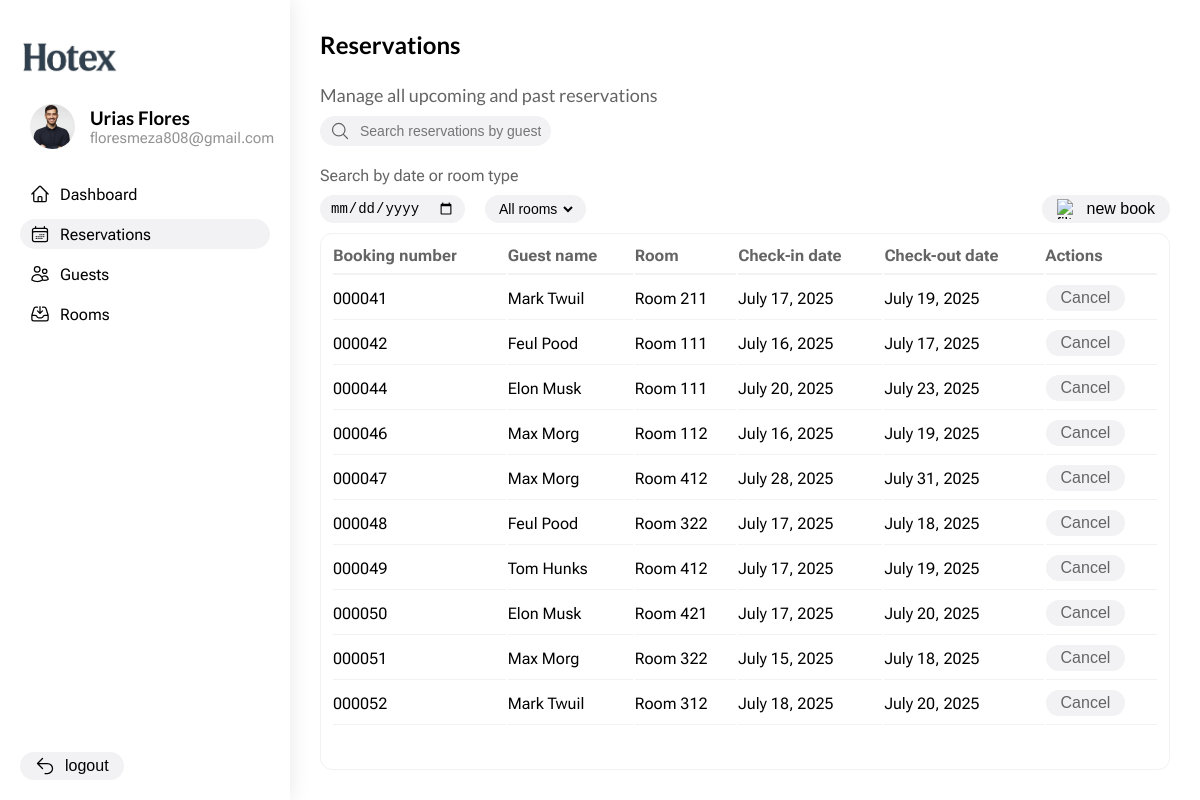
The app's page /reservations/ (signed in) with its own data.
### hotex_app/models.py (models this page shows, shortened)
class Reservation(models.Model):
  id = models.AutoField(primary_key=True)
  guest = models.ForeignKey(Guest, on_delete=models.CASCADE)
  room = models.ForeignKey(Room, on_delete=models.CASCADE)
  check_in = models.DateField()
  check_out = models.DateField()

class Guest(models.Model):
  objects = models.Manager()
  id = models.AutoField(primary_key=True)
  name = models.CharField(max_length=120)
  email = models.EmailField()
  phone = models.CharField(max_length=11)
  preference = models.TextField()

class Room(models.Model):
  objects = models.Manager()
  id = models.AutoField(primary_key=True)
  number = models.CharField(max_length=100)
  type = models.CharField(max_length=10, choices=room_types)
  building = models.ForeignKey(Building, on_delete=models.CASCADE)
  floor = models.IntegerField(default=1)
  beds = models.IntegerField(default=1)
  persons = models.IntegerField(default=2)

### hotex_app/views/reservations.py (the view)
def reservations_page(request):
  reservations = Reservation.objects.all()
  rooms = Room.objects.all()
  room = int(request.GET.get('room', 0))
  date = request.GET.get('date', '')
  search = unquote(request.GET.get('search', ''))
  if room != 0:
    reservations = reservations.filter(room__id=room)
  if date != '':
    _date = datetime.strptime(date, '%Y-%m-%d').date()
    reservations = reservations.filter(check_in__lte=_date, check_out__gt=_date)
  if search != '':
    reservations = reservations.filter(guest__name__contains=search)
  return (render(
    request,
    'reservations.html',
    {
      'user': request.user,
      'title': 'Reservations',
      'current_path': request.path,
      'reservations': reservations,
      'rooms': rooms,
      'query_params': {
        'room': room,
        'date': date,
        'search': search
      }
    }))

### hotex_app/templates/reservations.html (shortened to what this page needs)
{% extends "layout.html" %}
{% load static %}
{% block styles %}
    <link rel="stylesheet" href="{% static 'css/reservations.css' %}">
{% endblock %}
{% block content %}
    <main class="reservations_content">
        <h1 class="title">{{title}}</h1>
        <h3 class="subtitle">Manage all upcoming and past reservations</h3>
        <div class="input">
            <img src="{% static 'images/icons/search.svg' %}" alt="search" class="input__icon">
            <input
                type="text"
                placeholder="Search reservations by guest name or booking number"
                class="input__field input__field--search"
                id="search"
                value="{{ query_params.search }}"
            >
        </div>
        <p class="filters_title">Search by date or room type</p>
        <div class="topbar">
            <div class="topbar__filters">
                <div class="input">
                    <input type="date" class="input__field input__field" id="date" value="{{ query_params.date }}">
                </div>
                <div class="input">
                    <select name="room" id="room" class="input__field">
                        <option value="0">All rooms</option>
                    </select>
                </div>
            </div>
            <div class="topbar__actions">
                <button class="button" onclick="window.location.href='{% url 'add-reservation' %}'">
                    <img src="{% static 'images/icons/plus.svg' %}" alt="filter" class="button__icon">
                    <p class="button__text">new book</p>
                </button>
            </div>
        </div>
        <div class="table_container">
            <table class="table">
                <thead class="reservations__headers">
                    <tr>
                        <th class="table__header">Booking number</th>
                        <th class="table__header">Guest name</th>
                        <th class="table__header">Room</th>
                        <th class="table__header">Check-in date</th>
                        <th class="table__header">Check-out date</th>
                        <th class="table__header">Actions</th>
                    </tr>
                </thead>
                <tbody class="reservations__body">
                    {% for reservation in reservations %}
                        <tr class="body__row">
                            <td class="body__cell">{{ reservation.id|stringformat:"06d" }}</td>
                            <td class="body__cell">{{ reservation.guest.name }}</td>
                            <td class="body__cell">Room {{ reservation.room.number }}</td>
                            <td class="body__cell">{{ reservation.check_in }}</td>
                            <td class="body__cell">{{ reservation.check_out }}</td>
                            <td class="body__cell">
                                <button class="button" type="button" onclick="window.location.href='{% url 'cancel-reservation' reservation.id %}'">
                                    Cancel
                                </button>
                            </td>
                        </tr>
                        {% empty %}
                        <tr>
                            <td colspan="6" class="table__empty_message">No reservations found.</td>
                        </tr>
                    {% endfor %}
                </tbody>
            </table>
        </div>
    </main>
{% endblock %}

### hotex_app/templates/blocks/navbar.html
{% load static %}
<aside class="nav_bar">
    <img src="{% static 'images/logo.png' %}" alt="logo" class="nav_bar__logo">
    <div class="user_container">
        <img class="user_container__avatar" src="{% static 'images/profile_image.jpg' %}" alt="profile_photo">
        <div class="user_container__info">
            <h3 class="user_container__name">{{ user.first_name }} {{ user.last_name }}</h3>
            <p class="user_container__position">{{ user.email }}</p>
        </div>
    </div>
    <ul class="navigation">
        <li class="navigation__item{% if current_path == '/' or 'dashboard' in current_path or 'arrivals' in current_path or 'departures' in current_path %} navigation__item--active{% endif %}">
            <img src="{% static 'images/icons/home.svg' %}" alt="Dashboard" class="navigation__icon">
            <a class="navigation__link" href="{% url 'dashboard' %}">Dashboard</a>
        </li>
        <li class="navigation__item{% if 'reservations' in current_path %} navigation__item--active{% endif %}">
            <img src="{% static 'images/icons/calendar.svg' %}" alt="Reservations" class="navigation__icon">
            <a href="{% url 'reservations' %}">Reservations</a>
        </li>
        <li class="navigation__item{% if 'guests' in current_path %} navigation__item--active{% endif %}">
            <img src="{% static 'images/icons/users.svg' %}" alt="Guests" class="navigation__icon">
            <a href="{% url 'guests' %}">Guests</a>
        </li>
        <li class="navigation__item{% if 'rooms' in current_path %} navigation__item--active{% endif %}">
            <img src="{% static 'images/icons/storage.svg' %}" alt="Rooms" class="navigation__icon">
            <a href="{% url 'rooms' %}">Rooms</a>
        </li>
    </ul>
    <button class="button" type="button" onclick="window.location.href='{% url 'logout' %}'">
        <img src="{% static 'images/icons/arrow-uturn-left.svg' %}" alt="Logout" class="button__icon">
        <p class="button__text">logout</p>
    </button>
</aside>

### hotex_app/static/css/main.css (style rules this page uses)
* { margin: 0; padding: 0; box-sizing: border-box; text-decoration: none; color: black; }
:root { font-family: "Segoe UI", Tahoma, sans-serif; --main-color: #f0f0f0; --color-gray: #949494; --color-light-gray: rgb(242, 242, 244); --color-dark-gray: rgb(100, 100, 100); --color-light-blue: rgb(240, 240, 255); --color-dark-blue: rgb(100, 100, 255); --color-light-red: rgb(255, 240, 240); --color-dark-red: rgb(255, 100, 100); --color-light-green: rgb(240, 255, 240); --color-dark-green: rgb(58, 133, 58); --color-green: rgb(58, 133, 58); --color-light-yellow: rgb(255, 245, 240); --color-dark-yellow: rgb(255, 170, 100); }
body { display: flex; overflow: hidden; font-family: 'Roboto Flex', sans-serif; }
h1, h2, h3, h4, h5, h6 { font-family: 'Lato', serif; }
main { overflow: auto; }
.nav_bar { width: 290px; height: 100vh; padding: 20px 20px; box-shadow: 0 0 20px rgba(0, 0, 0, 0.1); display: flex; flex-direction: column; justify-content: space-between; }
.user_container { display: flex; align-items: center; gap: 5px; }
.user_container__avatar { width: 45px; height: 45px; border-radius: 50%; margin: 10px; }
.user_container__position { font-size: 15px; color: var(--color-gray); }
.nav_bar__logo { width: 100px; height: auto; margin: 20px auto 20px 0; }
.navigation { margin-top: 20px; list-style: none; display: flex; flex-direction: column; gap: 10px; flex: 1; }
.navigation__item { display: flex; align-items: center; gap: 10px; padding: 5px 10px; border-radius: 999px; }
.navigation__item--active { background-color: var(--color-light-gray); }
.navigation__icon { width: 20px; height: 20px; }
.title { font-weight: 600; margin-bottom: 25px; font-size: 24px; }
.subtitle { font-weight: 400; font-size: 18px; color: var(--color-dark-gray); margin-bottom: 10px; }
.input { display: flex; align-items: center; gap: 10px; padding: 5px 10px; border-radius: 999px; background-color: var(--color-light-gray); width: fit-content; }
.input__icon { width: 20px; height: 20px; }
.input__field { border: none; outline: none; background: transparent; font-size: 14px; }
.button { display: flex; align-items: center; justify-content: center; gap: 10px; border: none; cursor: pointer; background-color: var(--color-light-gray); color: var(--color-dark-gray); font-size: 16px; font-weight: 500; width: fit-content; padding: 4px 15px; border-radius: 999px; }
.button__icon { width: 20px; height: 20px; }
.table_container { margin-top: 10px; width: 100%; border-collapse: collapse; border: 1px solid var(--color-light-gray); padding: 10px; border-radius: 12px; flex: 1; overflow-y: auto; display: flex; flex-direction: column; }
.table { width: 100%; }
.table__header { color: var(--color-dark-gray); text-align: left; padding-bottom: 8px; border-bottom: 2px solid var(--color-light-gray); }
.body__cell { padding: 8px 0; border-bottom: 1px solid var(--color-light-gray); }
.topbar { display: flex; justify-content: space-between; }
.topbar__filters, .topbar__actions { display: flex; gap: 20px; }
.form__input .input, .input .input__field { width: 100%; }

### hotex_app/static/css/reservations.css (style rules this page uses)
.reservations_content { padding: 30px; flex: 1; width: 100vh; display: flex; flex-direction: column; }
.input__field--search { width: 340px; }
.filters_title { margin-top: 20px; margin-bottom: 10px; color: var(--color-dark-gray); }

### records on screen
Reservation: id "000041", guest.name "Mark Twuil", room.number "211", check_in "July 17, 2025", check_out "July 19, 2025"
Reservation: id "000042", guest.name "Feul Pood", room.number "111", check_in "July 16, 2025", check_out "July 17, 2025"
Reservation: id "000044", guest.name "Elon Musk", room.number "111", check_in "July 20, 2025", check_out "July 23, 2025"
Reservation: id "000046", guest.name "Max Morg", room.number "112", check_in "July 16, 2025", check_out "July 19, 2025"
Reservation: id "000047", guest.name "Max Morg", room.number "412", check_in "July 28, 2025", check_out "July 31, 2025"
Reservation: id "000048", guest.name "Feul Pood", room.number "322", check_in "July 17, 2025", check_out "July 18, 2025"
Reservation: id "000049", guest.name "Tom Hunks", room.number "412", check_in "July 17, 2025", check_out "July 19, 2025"
Reservation: id "000050", guest.name "Elon Musk", room.number "421", check_in "July 17, 2025", check_out "July 20, 2025"
Reservation: id "000051", guest.name "Max Morg", room.number "322", check_in "July 15, 2025", check_out "July 18, 2025"
Reservation: id "000052", guest.name "Mark Twuil", room.number "312", check_in "July 18, 2025", check_out "July 20, 2025"

### other values on screen
{{ user.first_name }} "Urias"
{{ user.last_name }} "Flores"
{{ user.email }} "floresmeza808@gmail.com"
{{ title }} "Reservations"
